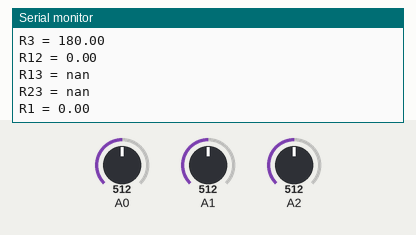
Recording of a sketch running on a simulated Arduino Uno, built with avr-gcc and run on an emulated ATmega328P. Parts: the last lines printed to the serial monitor. Inputs (shaded band) come from the test bench; at power-on: A0 = 512, A1 = 512, A2 = 512.

Above: at 1.2 s.
1.3 s: A0 set to 716
At 1.8 s:
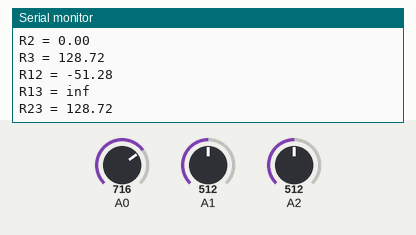
3.0 s: A1 set to 716
At 4.0 s:
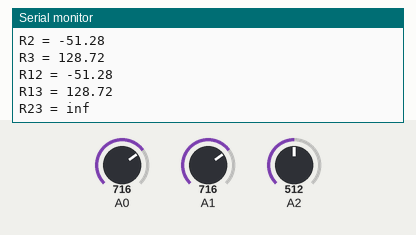
6.0 s: A0 set to 0
At 6.5 s:
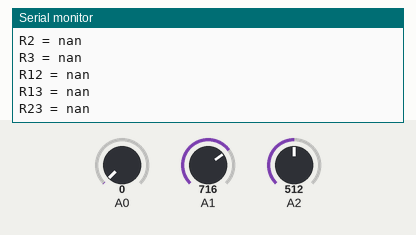
9.0 s: A1 set to 0
At 9.8 s:
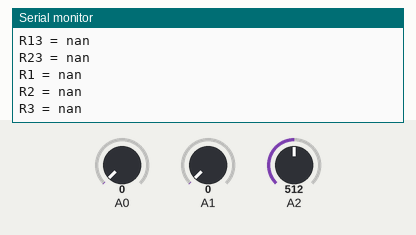
Timing chart, 0 to 11.5 s (numbered marks = the images above; inputs shaded):
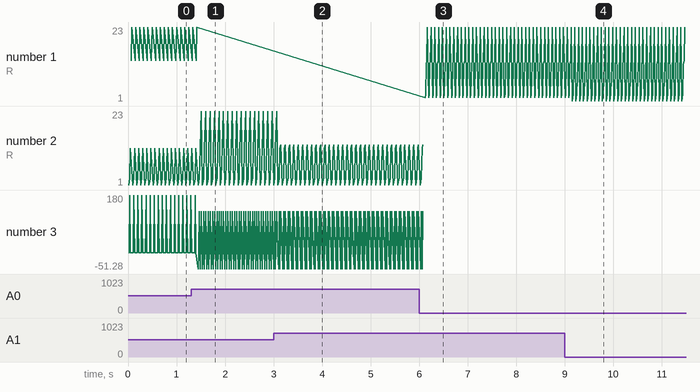

The sketch:

WyeToDelta-HilotTibuc.ino
```cpp
int Vin = 5;                //mao ni ang volts
int raw1 = 0;               //mabasa nga wrong number sa arduino
int raw2 = 0;
int raw3 = 0;

float Vout1 = 0;            // ang volts tinuod nga nabasa
float Vout2 = 0;
float Vout3 = 0;

float R0 = 180;              // known resistor
float R1 = 0;
float R2 = 0;
float R3 = 0;

float R12 = 0;              //delta2
float R13 = 0;
float R23 = 0;
float numerator;

void setup() {
Serial.begin( 9600 );
}

void loop() {
raw1 = analogRead( A0 );
raw2 = analogRead( A1 );
raw3 = analogRead( A2 );

Vout1 = ( raw1*Vin )/1024.0;
Vout2 = ( raw2*Vin )/1024.0;
Vout3 = ( raw3*Vin )/1024.0;

R1 = R0 * ( ( Vout2/Vout1 ) - 1 );
R2 = R0 * ( ( Vout3/Vout1 ) - 1 ) - R1;
R3 = R0 * ( ( Vin/Vout1 ) - 1 ) - R1 - R2;

numerator = ( R1*R2 ) + ( R1*R3 ) + ( R2*R3 );

R12 = numerator/R3;
R13 = numerator/R2;
R23 = numerator/R1;

Serial.println();
Serial.println();
Serial.println();
Serial.println();
Serial.println();

Serial.print( "R1 = " );
Serial.println( R1 );
Serial.print( "R2 = " );
Serial.println( R2 );
Serial.print( "R3 = " );
Serial.println( R3 );

Serial.println();
Serial.print( "R12 = " );
Serial.println( R12 );
Serial.print( "R13 = " );
Serial.println( R13 );
Serial.print( "R23 = " );
Serial.println( R23 );

}
```

Measured:
- after the input at 1.3 s, the serial monitor: prints a new line after 0.14 s (image 1)
- after the input at 3.0 s, the serial monitor: prints a new line after 0.10 s (image 2)
- after the input at 6.0 s, the serial monitor: prints a new line after 0.11 s (image 3)
- after the input at 9.0 s, the serial monitor: prints a new line after 0.15 s (image 4)
- plotted number 3: 180 → -51.28 after the input at 1.3 s
